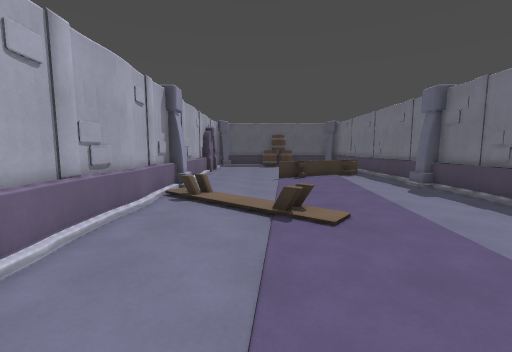
view 1 (above)

13 first-person views from a walk through a 3-D level made in the Godot game engine. The camera is 1.5 m above the floor, tilts 6° down and sees 90° across. The floor is counted in squares, 1 m on a side. Each view is taken from the middle of a square. On the plan, view 1 faces up. The plan holds only what a view shows up to about 13 squares ahead; the rest is blank.

view 2
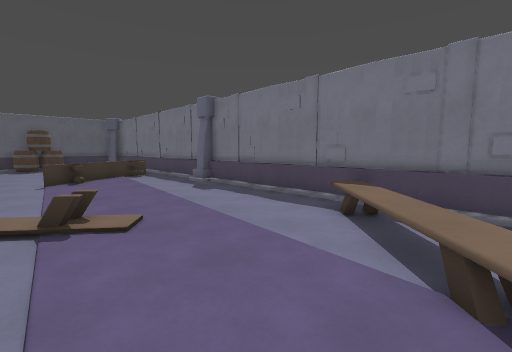

view 3
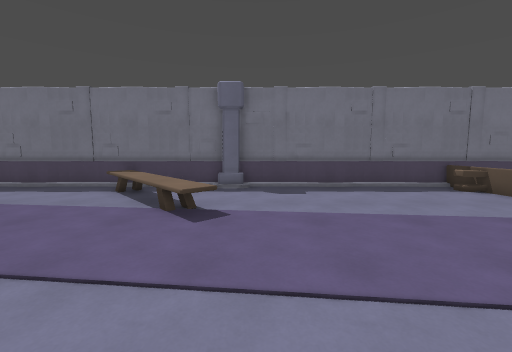

view 4
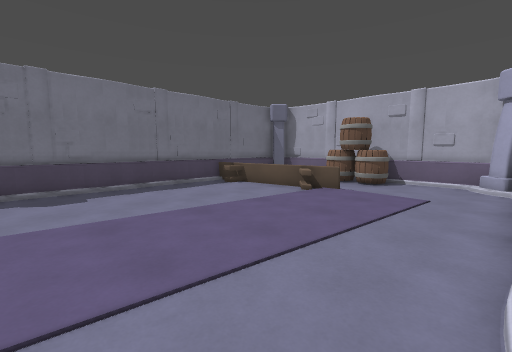

view 5
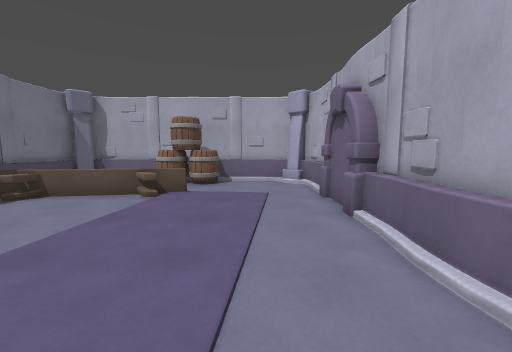

view 6
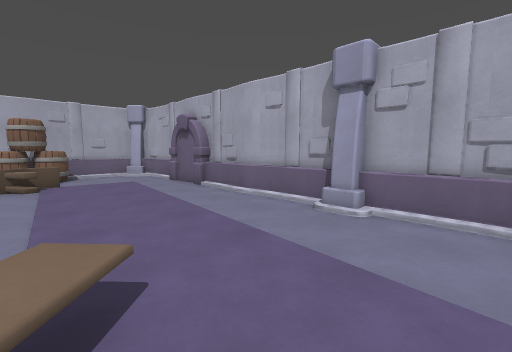

view 7
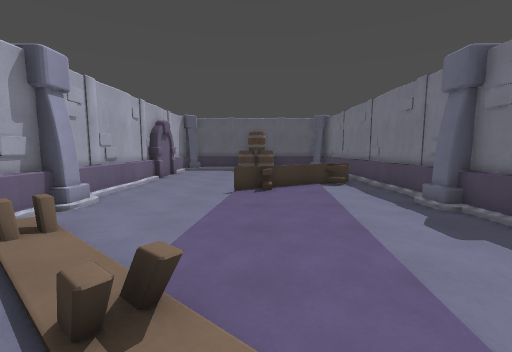

view 8
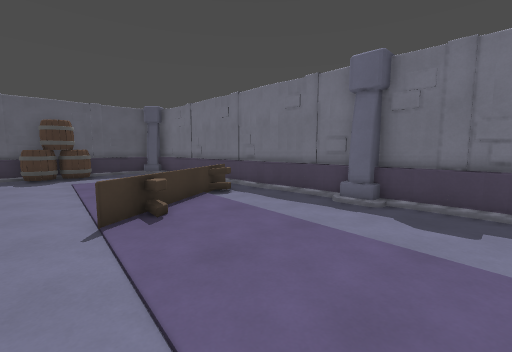

view 9
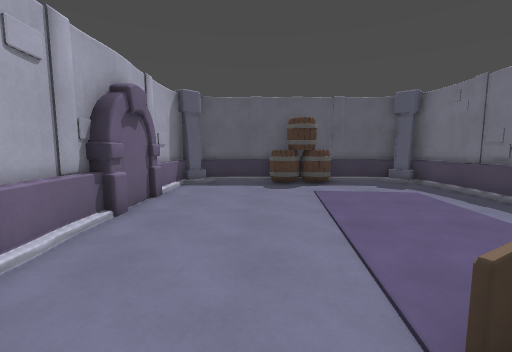

view 10
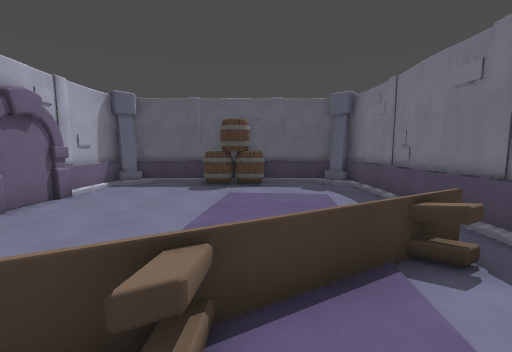

view 11
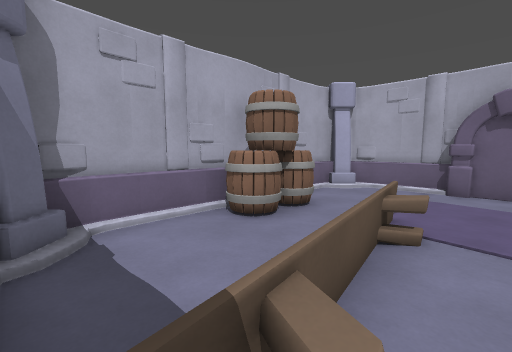

view 12
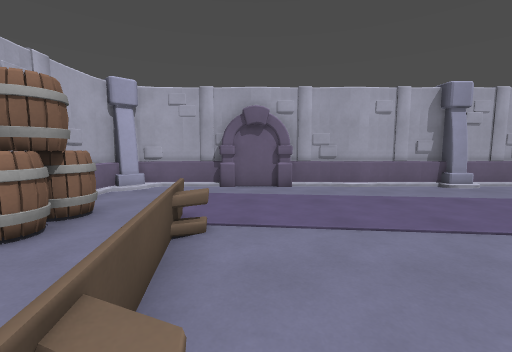

view 13
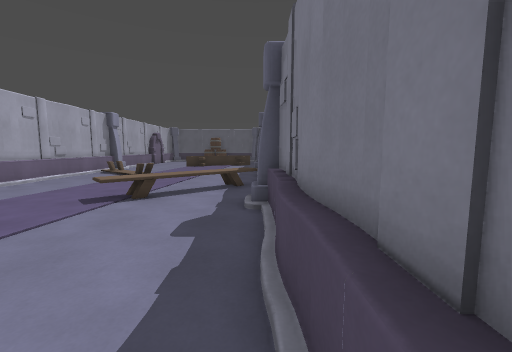

### Floor plan
Key: @ floor where view 1 was taken; # wall or solid block; . floor; / step, stairs or slope; = window, fence, low wall or low ledge; ^ raised ledge; O other object.
Columns run from 4 left of view 1 to 8 right of it. Each row starts with its distance up from view 1.
 25  ###########
 24 ##=..OOO///##
 23 #=...OOO...=#
 22 #........../#
 21 #........../#
 20 #........../#
 19 #........../#
 18 #/........./#
 17 #/........./#
 16 #/.......==/#
 15 #/.....===./#
 14 #/....==.../#
 13 #/...==..../#
 12 #/........./#
 11 ##.........##
 10 #/........./#
  9 #/=......../#
  8 #/=/......./#
  7 #/.//....../#
  6 #/../=...../#
  5 #/........./#
  4 #/........./#
  3 #/........^=#
  2 #/.......^^.#
  1 #/......^^..#
  0 #/..@..^^...#
 -1 ##....=^...##
 -2 #/........./#
 -3 #/........./#
 -4 #/........./#
 -5 #/........./#
 -6 #/........./#
 -7 #/........./#
 -8 #/........./#
 -9 #.........=/#
-10 #.....======#
-11 #........../#
-12 #........../#
-13 #=...O#O.../#
-14 ##=..OOO..=##
-15  ###########

Positions as (right, up) in squares from view 1, and headings:
1: (0, 0), facing up
2: (0, 0), facing up-right
3: (-3, -2), facing right
4: (-3, -2), facing down-right
5: (-1, -2), facing down
6: (3, 2), facing down-left
7: (2, 4), facing up
8: (0, 8), facing up-right
9: (0, 12), facing up
10: (3, 12), facing up
11: (7, -9), facing down-left
12: (7, -9), facing left
13: (7, -8), facing up
